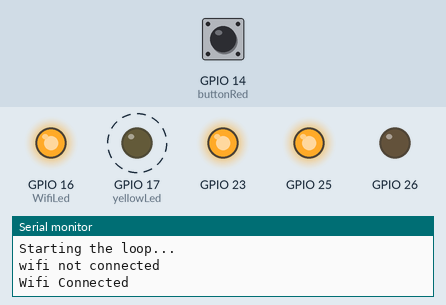
Simulated run of this program. Board: ESP32. Shown: output pins drawn as LEDs (lit = HIGH), the last lines printed to the serial monitor. Dashed ring = blinking. The test bench sets the inputs (shaded band); at power-on: GPIO 14 (buttonRed) HIGH. WiFi joins after 1.5 s; servers stay silent unless stated; not simulated (calls return 0 or success): node_env.h.

Above: at 9.1 s.
9.2 s: GPIO 14 (buttonRed) pulled LOW for 3 s
At 12.87 s:
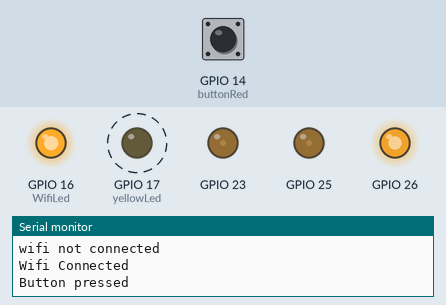
19.5 s: GPIO 14 (buttonRed) pulsed LOW 5 times (0.12 s each, 0.3 s apart)
At 20.43 s:
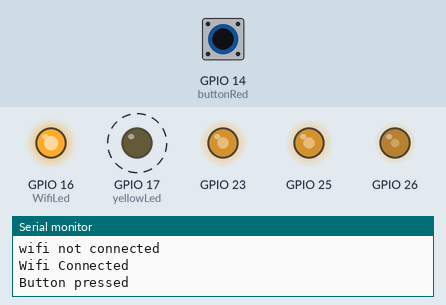
Timing chart, 0 to 36.9 s (numbered marks = the images above; inputs shaded):
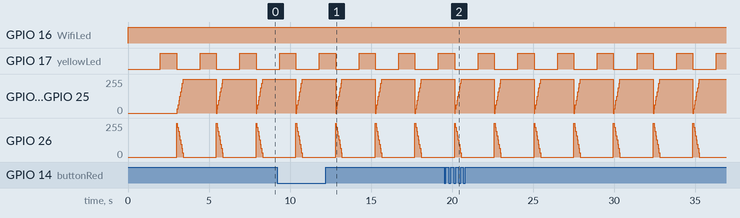

The program:

main.cpp
```cpp
#include <Arduino.h>
#include <driver/gpio.h>
#include <WiFi.h>
#include <RGBLed.h>
#include "node_env.h"

// --define env avr

void blinkLed (byte gpio);
void startingLoop ();
void connectWiFi (byte gpio);

// !touch only led
bool WiFiConnected = false;
const byte yellowLed = GPIO_NUM_17;
const byte WifiLed = GPIO_NUM_16;
const byte buttonRed = GPIO_NUM_14;

byte loopFlag = 0;

const byte rgbLed[] = {GPIO_NUM_26,GPIO_NUM_25,GPIO_NUM_23};
RGBLed rainbow(rgbLed[0],rgbLed[1],rgbLed[2],false);

void setup() {
  pinMode(yellowLed, OUTPUT);
  pinMode(WifiLed, OUTPUT);
  pinMode(buttonRed, INPUT_PULLUP); //? high at default

  Serial.begin(921600);
  WiFi.begin(WIFI_SSID, WIFI_PASSWORD);
  Serial.println("\nStarting the setup");

}

void loop() {
  startingLoop();
  connectWiFi(WifiLed);
  blinkLed(yellowLed);
  rainbow.crossFade(255, 0, 0, 0, 255, 255, 8, 400);

  if(digitalRead(buttonRed)==LOW) Serial.println("\nButton pressed");
}

void blinkLed (byte gpio) {
  delay(1000);
  digitalWrite(gpio, 0x1);
  delay(1000);
  digitalWrite(gpio, 0x0);
}

void startingLoop(){
  if (loopFlag>0) return;
  Serial.println("Starting the loop...");
  loopFlag++;

}

void connectWiFi(byte gpio) {
  if (WiFi.status() == WL_CONNECTED && !WiFiConnected) {
    Serial.println("Wifi Connected");
    digitalWrite(gpio, HIGH);
    WiFiConnected = true;
  }

  if (WiFi.status() != WL_CONNECTED) {
    Serial.println("wifi not connected");
    digitalWrite(gpio, !digitalRead(gpio));
    delay(1000);
    WiFiConnected = false;
  }
}
```

Measured:
- by itself, GPIO 17 (yellowLed): alternates HIGH for 1.0 s and LOW for 1.5 s
- by itself, GPIO 26: repeats every 2.5 s: 224/255 0.05 s, 192/255 0.05 s, 160/255 0.05 s, 128/255 0.05 s, 96/255 0.05 s, 64/255 0.05 s, 32/255 0.05 s, 0/255 2.1 s, 255/255 0.05 s
- by itself, GPIO 23, GPIO 25: repeats every 2.5 s: 31/255 0.05 s, 63/255 0.05 s, 95/255 0.05 s, 127/255 0.05 s, 159/255 0.05 s, 191/255 0.05 s, 223/255 0.05 s, 255/255 2.1 s, 0/255 0.05 s
